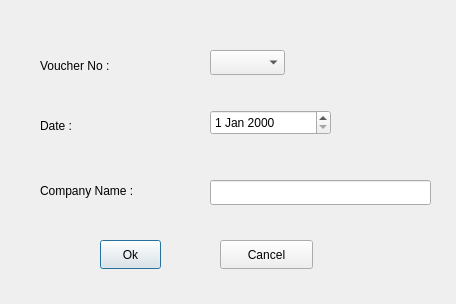
<?xml version="1.0" encoding="UTF-8"?>
<ui version="4.0">
 <class>Messagebox</class>
 <widget class="QDialog" name="Messagebox">
  <property name="geometry">
   <rect>
    <x>0</x>
    <y>0</y>
    <width>456</width>
    <height>304</height>
   </rect>
  </property>
  <property name="sizePolicy">
   <sizepolicy hsizetype="Fixed" vsizetype="Fixed">
    <horstretch>0</horstretch>
    <verstretch>0</verstretch>
   </sizepolicy>
  </property>
  <property name="minimumSize">
   <size>
    <width>456</width>
    <height>304</height>
   </size>
  </property>
  <property name="maximumSize">
   <size>
    <width>456</width>
    <height>304</height>
   </size>
  </property>
  <property name="windowTitle">
   <string>Dialog</string>
  </property>
  <widget class="QLabel" name="label">
   <property name="geometry">
    <rect>
     <x>40</x>
     <y>50</y>
     <width>121</width>
     <height>31</height>
    </rect>
   </property>
   <property name="styleSheet">
    <string notr="true">font: 700 10pt &quot;Segoe UI&quot;;</string>
   </property>
   <property name="text">
    <string>Voucher No : </string>
   </property>
  </widget>
  <widget class="QLabel" name="label_2">
   <property name="geometry">
    <rect>
     <x>40</x>
     <y>170</y>
     <width>151</width>
     <height>41</height>
    </rect>
   </property>
   <property name="styleSheet">
    <string notr="true">font: 700 10pt &quot;Segoe UI&quot;;</string>
   </property>
   <property name="text">
    <string>Company Name :</string>
   </property>
  </widget>
  <widget class="QLabel" name="label_3">
   <property name="geometry">
    <rect>
     <x>40</x>
     <y>110</y>
     <width>81</width>
     <height>31</height>
    </rect>
   </property>
   <property name="styleSheet">
    <string notr="true">font: 700 10pt &quot;Segoe UI&quot;;</string>
   </property>
   <property name="text">
    <string>Date :</string>
   </property>
  </widget>
  <widget class="QLineEdit" name="name">
   <property name="geometry">
    <rect>
     <x>210</x>
     <y>180</y>
     <width>221</width>
     <height>25</height>
    </rect>
   </property>
  </widget>
  <widget class="QDateEdit" name="date">
   <property name="geometry">
    <rect>
     <x>210</x>
     <y>110</y>
     <width>121</width>
     <height>25</height>
    </rect>
   </property>
  </widget>
  <widget class="QPushButton" name="pushButton">
   <property name="geometry">
    <rect>
     <x>100</x>
     <y>240</y>
     <width>61</width>
     <height>29</height>
    </rect>
   </property>
   <property name="text">
    <string>Ok</string>
   </property>
  </widget>
  <widget class="QPushButton" name="pushButton_2">
   <property name="geometry">
    <rect>
     <x>220</x>
     <y>240</y>
     <width>93</width>
     <height>29</height>
    </rect>
   </property>
   <property name="text">
    <string>Cancel</string>
   </property>
  </widget>
  <widget class="QComboBox" name="no1">
   <property name="geometry">
    <rect>
     <x>210</x>
     <y>50</y>
     <width>75</width>
     <height>25</height>
    </rect>
   </property>
  </widget>
 </widget>
 <resources/>
 <connections/>
</ui>
